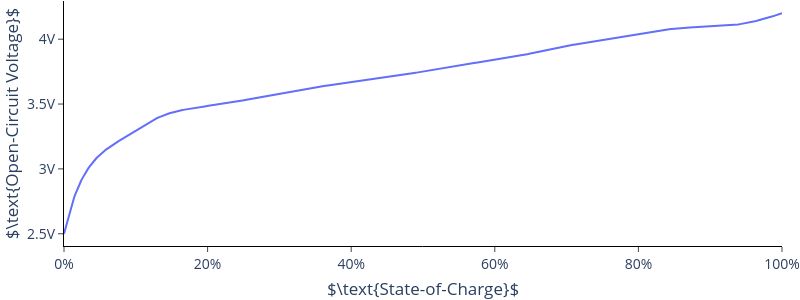

This figure's notebook cell:
### Code cell
df = pd.read_csv("data/SoC_Values.csv", index_col=0)
ocv_values = df["ocv_values"].to_numpy()
soc_values = df["soc_values"].to_numpy()
fig = go.Figure()
fig.update_layout(
    width=800,
    height=300,
    margin={"r": 0, "l": 0, "t": 0.9, "b": 0},
    paper_bgcolor="rgba(0,0,0,0)", plot_bgcolor="rgba(0,0,0,0)",
    font_size=14,
)
fig.update_xaxes(
    showline=True, linewidth=1, linecolor="black", ticks="outside", title="$\\text{State-of-Charge}$", ticksuffix="%"
)
fig.update_yaxes(
    showline=True, linewidth=1, linecolor="black", ticks="outside", title="$\\text{Open-Circuit Voltage}$", ticksuffix="V"
)
fig.add_trace(
    go.Scatter(x=soc_values * 100, y=ocv_values)
)
fig.write_image("../thesis/Images/soc_estimation.pdf", "pdf")
fig.show()

### Figure 1 — Plotly figure (JSON) as saved in the notebook; plotly's stock layout.template omitted (floating-point values rounded to 4 significant figures; data arrays with more than 128 entries replaced by an {"elided": "..."} marker saying what was removed)
{"data": [{"type": "scatter", "x": {"elided": "992 float values"}, "y": {"elided": "992 float values"}}], "layout": {"font": {"size": 14}, "height": 300, "margin": {"b": 0, "l": 0, "r": 0, "t": 0.9}, "paper_bgcolor": "rgba(0,0,0,0)", "plot_bgcolor": "rgba(0,0,0,0)", "width": 800, "xaxis": {"linecolor": "black", "linewidth": 1, "showline": true, "ticks": "outside", "ticksuffix": "%", "title": {"text": "$\\text{State-of-Charge}$"}}, "yaxis": {"linecolor": "black", "linewidth": 1, "showline": true, "ticks": "outside", "ticksuffix": "V", "title": {"text": "$\\text{Open-Circuit Voltage}$"}}}}
